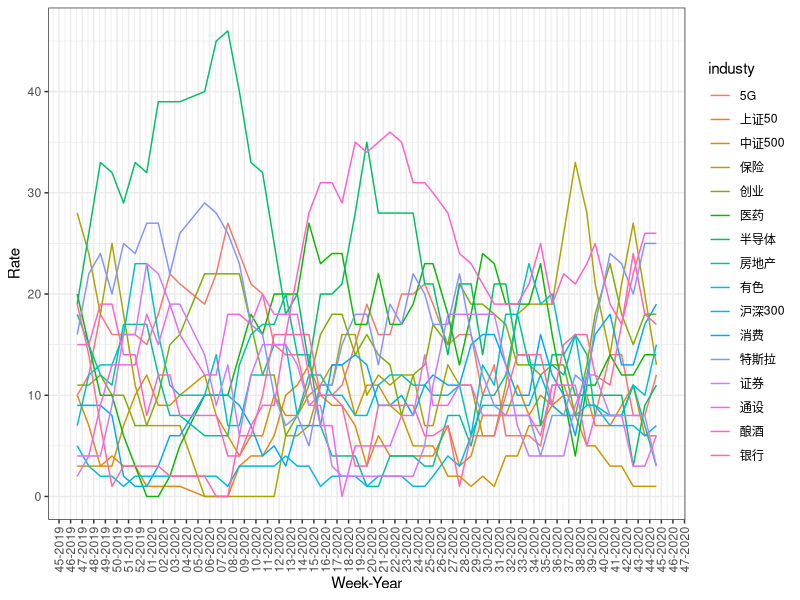

Generate this figure with R:

library(tidyverse)

industry_data <-  read_csv('industry.csv',col_types = cols(日期=col_date()))

l_data <- gather(industry_data, key = industy, value = rate,`上证50`:`房地产`)

p <- ggplot(l_data, aes(日期, rate, group=industy)) + geom_line(aes(color = industy)) + 
  scale_x_date(date_breaks = "1 week",date_labels = "%W-%Y") + labs(x='Week-Year', y='Rate')+ theme_bw() + 
  theme(axis.text.x  = element_text(angle=90,vjust=0.5)) 

ggsave('Industry Rate.pdf', p,width = 10, height = 6,family="GB1")
